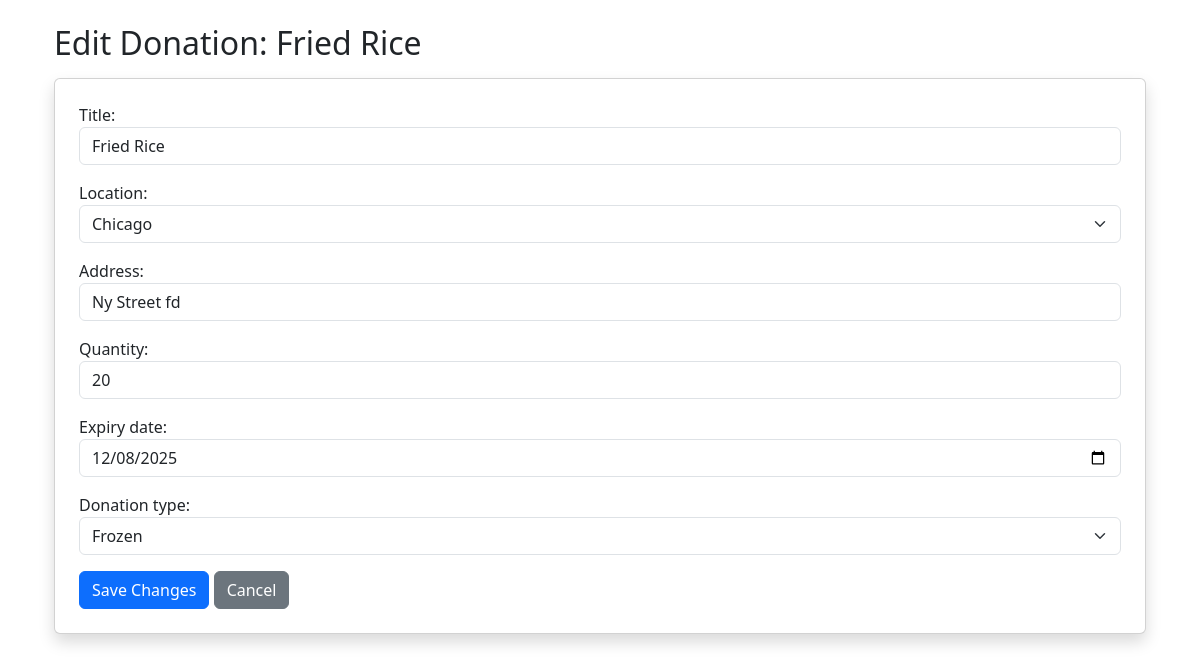
The page /donor/donation/75/edit/ (signed in) on the database its author committed.
### core/models.py (models this page shows, shortened)
class Donation(models.Model):
    STATUS_CHOICES = [
        ("available", "Available"),
        ("claimed", "Claimed"),
    ]
    title = models.CharField(max_length=255)
    location = models.ForeignKey(
        Location,
        null=True,
        blank=True,
        on_delete=models.SET_NULL,
        related_name="donations",
    )
    address = models.CharField(max_length=500, blank=True, null=True)
    initial_quantity = models.PositiveIntegerField()
    available_quantity = models.PositiveIntegerField(blank=True, null=True)
    deleted_quantity = models.PositiveIntegerField(default=0)  # <--- store remaining quantity
    is_deleted = models.BooleanField(default=False)
    deleted_at = models.DateTimeField(null=True, blank=True)
    deleted_by = models.ForeignKey(User, null=True, blank=True, on_delete=models.SET_NULL, related_name='deleted_donations')
    expiry_date = models.DateTimeField(blank=True, null=True)
    donation_type = models.CharField(max_length=50, blank=True, null=True)
    status = models.CharField(max_length=20, choices=STATUS_CHOICES, default="available")
    donor = models.ForeignKey(
        settings.AUTH_USER_MODEL,
        related_name="donations",
        on_delete=models.CASCADE,
        null=True,
        blank=True,
    )
    claimed_by = models.ForeignKey(
        settings.AUTH_USER_MODEL,
        related_name="claimed_donations",
        null=True,
        blank=True,
        on_delete=models.SET_NULL,
    )
    created_at = models.DateTimeField(auto_now_add=True)
    updated_at = models.DateTimeField(auto_now=True)
    is_deleted = models.BooleanField(default=False)
    deleted_at = models.DateTimeField(null=True, blank=True)
    deleted_by = models.ForeignKey(
        settings.AUTH_USER_MODEL,
        null=True,
        blank=True,
        on_delete=models.SET_NULL,
        related_name="deleted_donations",
    )
    deleted_quantity = models.PositiveIntegerField(default=0)
    class Meta:
        ordering = ["-created_at"]
        verbose_name = "Donation"
        verbose_name_plural = "Donations"

### core/views.py (the view)
# urls.py: path('donor/donation/<int:pk>/edit/', views.edit_donation, name='edit_donation'),
@user_passes_test(is_donor, login_url='/donor/login/')
def edit_donation(request, pk):
    donation = get_object_or_404(Donation, pk=pk, donor=request.user, is_deleted=False)
    if request.method == "POST":
        form = DonationForm(request.POST, instance=donation, user=request.user)
        if form.is_valid():
            edited = form.save(commit=False)
            if 'initial_quantity' in form.changed_data:
                if donation.claims.exists():
                    messages.error(request, "You cannot change the initial quantity after claims exist.")
                    return redirect('edit_donation', pk=donation.pk)
                else:
                    edited.available_quantity = edited.initial_quantity
            edited.save()
            messages.success(request, "Donation updated successfully.")
            return redirect("donor_dashboard")
    else:
        form = DonationForm(instance=donation, user=request.user)
    return render(request, "edit_donation.html", {"form": form, "donation": donation})

### core/models.py (called while the page is built)
    def __str__(self):
        return self.name

### core/views.py (called while the page is built)
def is_donor(user):
    return user.groups.filter(name='Donor').exists()

### templates/edit_donation.html (shortened to what this page needs)
{% extends "base.html" %}
{% block content %}
<div class="container mt-4">
    <h2>Edit Donation: {{ donation.title }}</h2>
    <div class="card p-4 shadow mt-3">
        <form method="post">
            {{ form.as_p }}
            <button class="btn btn-primary">Save Changes</button>
            <a href="{% url 'donor_dashboard' %}" class="btn btn-secondary">Cancel</a>
        </form>
    </div>
</div>
{% endblock %}

### rows shown on the page
Donation: title "Fried Rice", location "Chicago", address "Ny Street fd", initial_quantity "20", expiry_date "12/08/2025", donation_type "Frozen"
